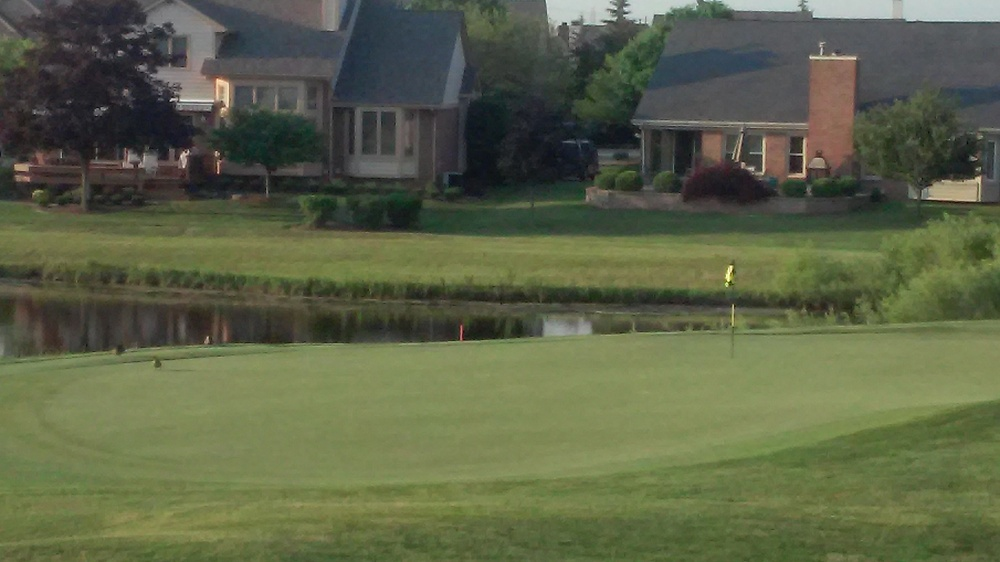
#> input picture 1.jpg, 1000 x 562 px, shrunk from 2304 x 1296 before the run
$ python golf.py   (Python 2 division)
#> lines starting #> are read from the running program, lines starting #| are printed output that depends on the picture; after the words box and inside, x2 and y2 are one past the last pixel; in counts of white or black regions, pixels touching at a corner belong together
import cv2
import numpy as np
import matplotlib.pyplot as plt

# From http://docs.opencv.org/3.1.0/d1/de0/tutorial_py_feature_homography.html

MIN_MATCH_COUNT = 10

img1 = cv2.imread('1.jpg')
#> img1 is the input picture: shape (562, 1000, 3); mean B, G, R 71.6, 99.2, 92.7
img2 = cv2.imread('2.jpg')
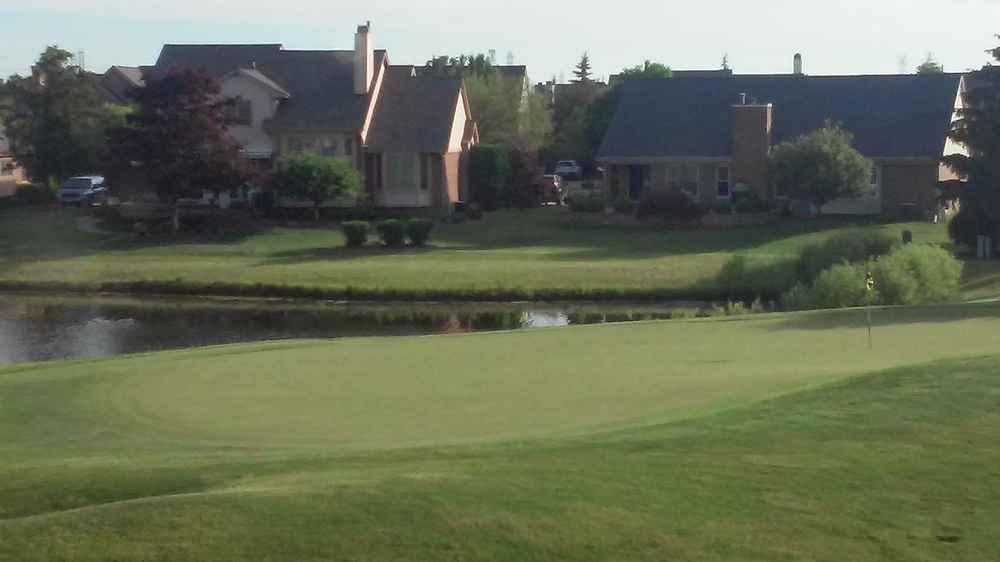
#> input picture 2.jpg, 1000 x 562 px, shrunk from 2304 x 1296 before the run
#> img2 is the input picture: shape (562, 1000, 3); mean B, G, R 87.6, 110.6, 103.7

gray1 = cv2.cvtColor(img1, cv2.COLOR_BGR2GRAY)
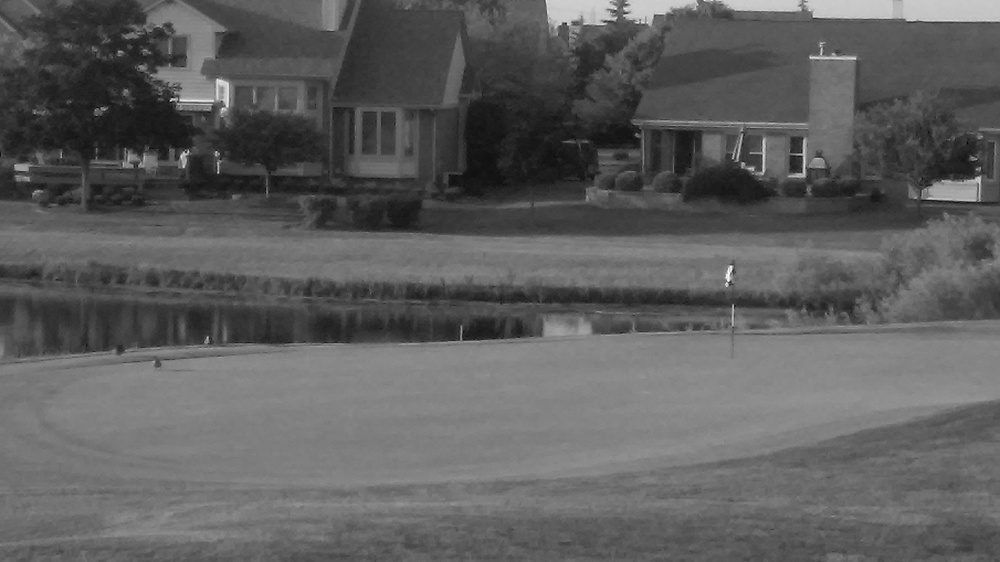
#> gray1: shape (562, 1000); min 3, max 248, mean 94.1
gray2 = cv2.cvtColor(img2, cv2.COLOR_BGR2GRAY)
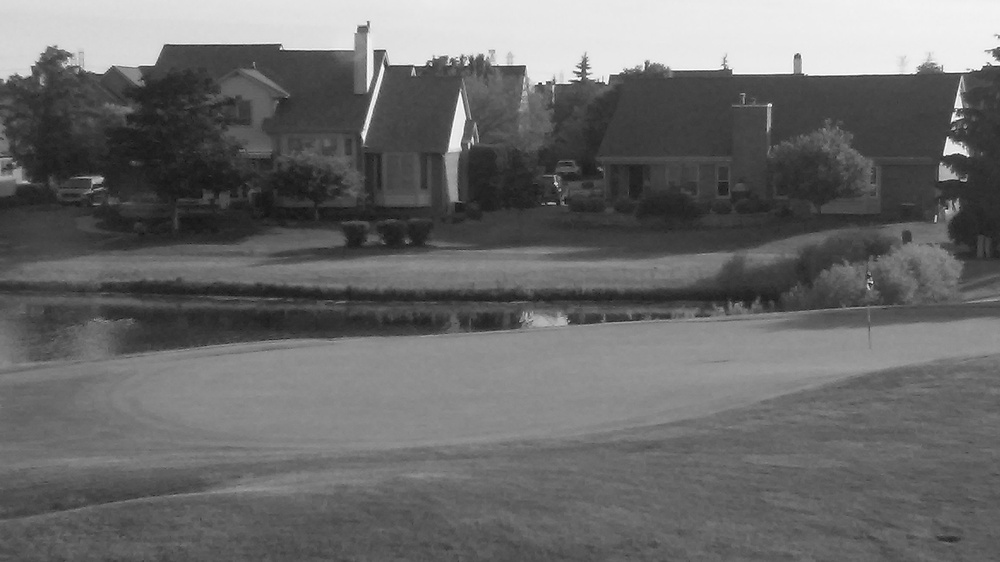
#> gray2: shape (562, 1000); min 12, max 255, mean 105.9

sift = cv2.xfeatures2d.SIFT_create()
kp1, des1 = sift.detectAndCompute(gray1, None)
#> kp1 = 606 keypoints; strongest (x, y, size): (171, 100, 2.2), (730, 268, 3.2), (728, 277, 4.2), (978, 179, 4.3)
kp2, des2 = sift.detectAndCompute(gray2, None)
#> kp2 = 509 keypoints; strongest (x, y, size): (951, 148, 11), (954, 118, 4.9), (944, 154, 1.9), (579, 79, 2.4)

# [5 lines of commented-out code are left out]

FLANN_INDEX_KDTREE = 0
index_params = dict(algorithm = FLANN_INDEX_KDTREE, trees = 5)
search_params = dict(checks = 50)

flann = cv2.FlannBasedMatcher(index_params, search_params)
matches = flann.knnMatch(des1, des2, k=2)
#> matches = 606 matches

# store all the good matches as per Lowe's ratio test.
good = []
for m,n in matches:
    if m.distance < 0.7*n.distance:
        good.append(m)
#> after the loop, good = 13 matches

if len(good)>MIN_MATCH_COUNT:
    src_pts = np.float32([ kp1[m.queryIdx].pt for m in good ]).reshape(-1,1,2)
#> src_pts = 13 rows, first 8: [127, 30.9], [159.3, 33.61], [405.7, 329.7], [501, 299], [551.3, 202.6], [566.5, 299.6], [581.2, 319.4], [584.1, 328.7]
    dst_pts = np.float32([ kp2[m.trainIdx].pt for m in good ]).reshape(-1,1,2)
#> dst_pts = 13 rows, first 8: [206.2, 99.11], [230.3, 101.7], [425.8, 324.5], [441.7, 248.2], [198.8, 493.6], [548.3, 299], [559, 313.4], [561.4, 320.5]

    M, mask = cv2.findHomography(src_pts, dst_pts, cv2.RANSAC,5.0)
#> M = [[0.707, 0.0827, 111.9], [-0.053, 0.805, 80.93], [-0.000109, 0.000137, 1]]; mask = [1, 1, 1, 0, 0, 1, 1, 1, 1, 1, 0, 1, 0]
    matchesMask = mask.ravel().tolist()
#> matchesMask = [1, 1, 1, 0, 0, 1, 1, 1, 1, 1, 0, 1, 0]

    h,w,d = img1.shape
#> h = 562; w = 1000; d = 3
    pts = np.float32([ [0,0],[0,h-1],[w-1,h-1],[w-1,0] ]).reshape(-1,1,2)
#> pts = [[0, 0], [0, 561], [999, 561], [999, 0]]
    dst = cv2.perspectiveTransform(pts,M)
#> dst = [[111.9, 80.93], [147.1, 494.4], [893.1, 495.4], [917.9, 31.45]]

    img2 = cv2.polylines(img2,[np.int32(dst)],True,255,3, cv2.LINE_AA)
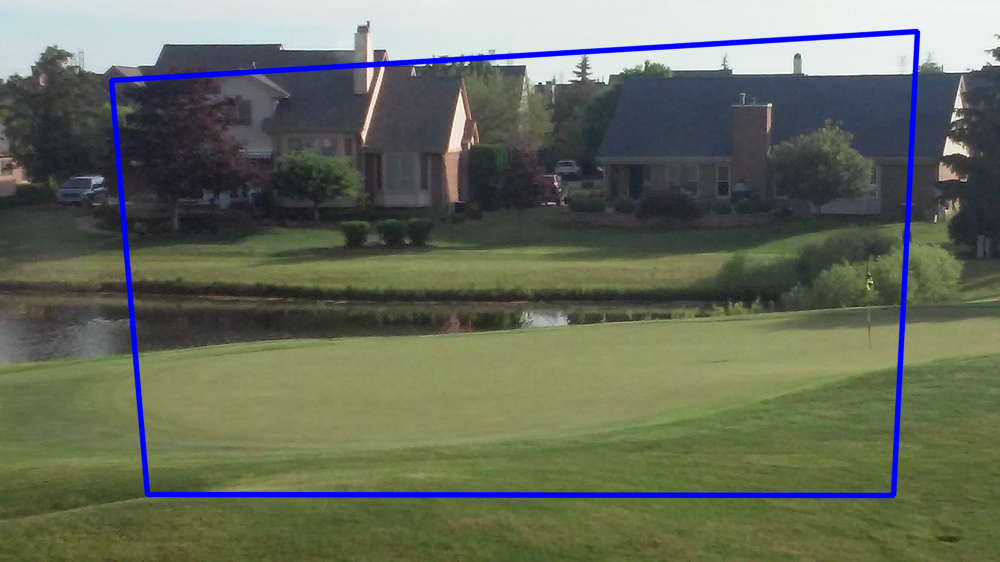
#> img2: shape (562, 1000, 3); 3.02% of pixels changed, all inside (x1, y1, x2, y2) = (108, 28, 921, 499)

else:
    print "Not enough matches are found - %d/%d" % (len(good),MIN_MATCH_COUNT)
    matchesMask = None
    exit()

draw_params = dict(matchColor = (0,255,0), # draw matches in green color
                   singlePointColor = None,
                   matchesMask = matchesMask, # draw only inliers
                   flags = 2)
#> draw_params = 4 items

#img3 = cv2.drawMatches(img1,kp1,img2,kp2,good,None,**draw_params)
warped1 = cv2.warpPerspective(img1, M, (img1.shape[1], img1.shape[0]))
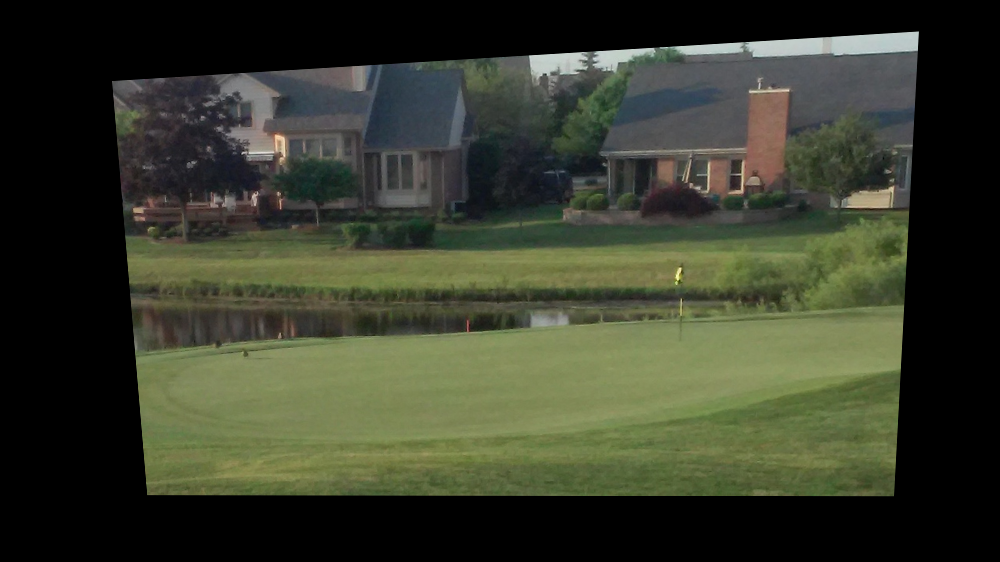
#> warped1: shape (562, 1000, 3); mean B, G, R 43.8, 59.9, 56
cv2.imwrite('warped1.jpg', warped1)
